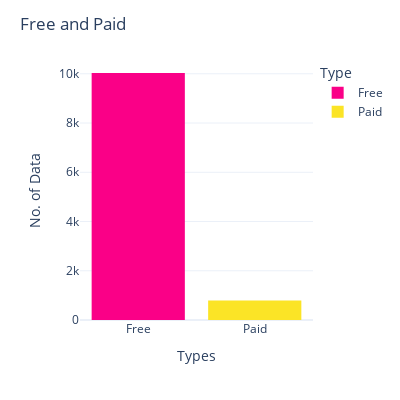

Write notebook code for a chart like this one.
### Markdown cell above
<a id='color'></a>
# <p style="background-color:yellow;font-family:newtimeroman;font-size:75%;color:black;text-align:center;border-radius:20px;"><b>Data Visualization ⇣ </b></p>

### Code cell
fig = px.histogram(data, x='Type', color='Type',color_discrete_sequence= px.colors.qualitative.Alphabet_r
)

fig.update_layout(
    title='Free and Paid',
    xaxis=dict(title='Types'),
    yaxis=dict(title='No. of Data'),
    width=400,height=400,
    bargap=0.2
    
)

fig.show()

### Figure 1 — Plotly figure (JSON) as saved in the notebook; plotly's stock layout.template omitted (floating-point values rounded to 4 significant figures; data arrays with more than 128 entries replaced by an {"elided": "..."} marker saying what was removed)
{"data": [{"alignmentgroup": "True", "bingroup": "x", "hovertemplate": "Type=%{x}<br>count=%{y}<extra></extra>", "legendgroup": "Free", "marker": {"color": "#FA0087", "pattern": {"shape": ""}}, "name": "Free", "offsetgroup": "Free", "orientation": "v", "showlegend": true, "type": "histogram", "x": {"elided": "10032 str values"}, "xaxis": "x", "yaxis": "y"}, {"alignmentgroup": "True", "bingroup": "x", "hovertemplate": "Type=%{x}<br>count=%{y}<extra></extra>", "legendgroup": "Paid", "marker": {"color": "#FBE426", "pattern": {"shape": ""}}, "name": "Paid", "offsetgroup": "Paid", "orientation": "v", "showlegend": true, "type": "histogram", "x": {"elided": "797 str values"}, "xaxis": "x", "yaxis": "y"}], "layout": {"bargap": 0.2, "barmode": "relative", "height": 400, "legend": {"title": {"text": "Type"}, "tracegroupgap": 0}, "margin": {"t": 60}, "title": {"text": "Free and Paid"}, "width": 400, "xaxis": {"anchor": "y", "categoryarray": ["Free", "Paid"], "categoryorder": "array", "domain": [0, 1], "title": {"text": "Types"}}, "yaxis": {"anchor": "x", "domain": [0, 1], "title": {"text": "No. of Data"}}}}
